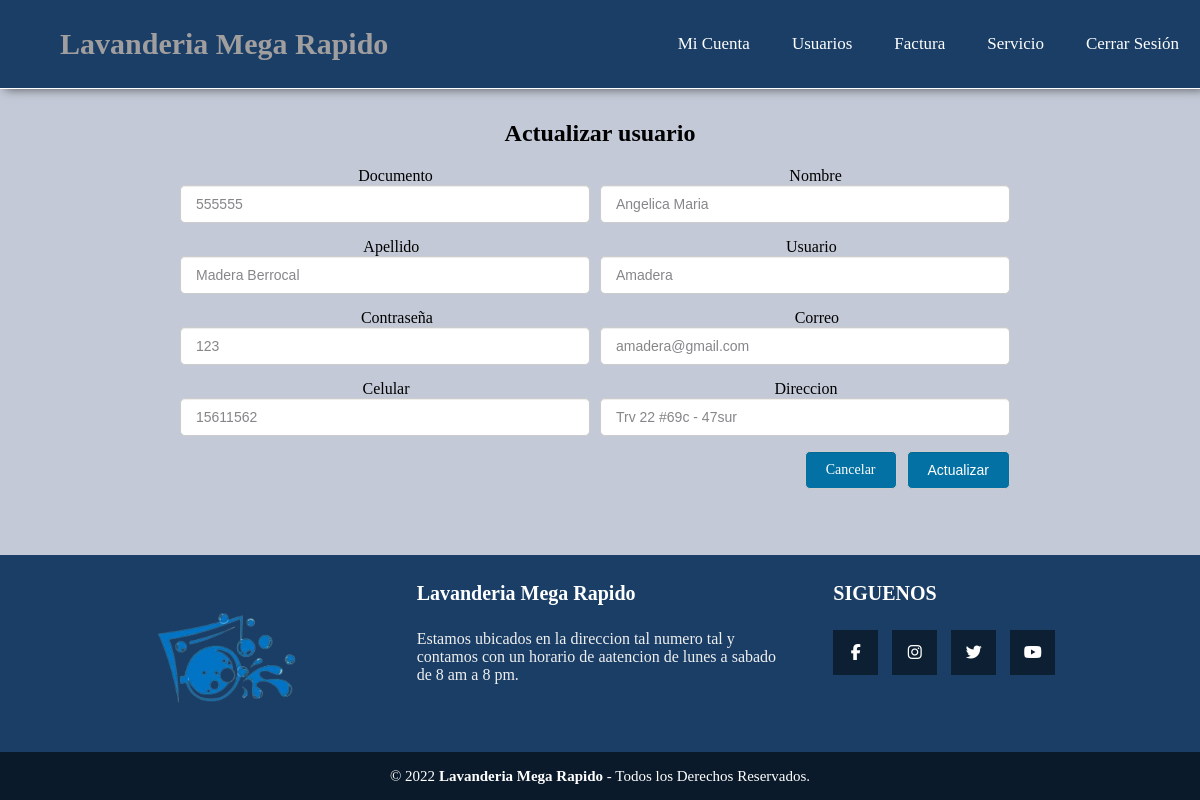
Screenshot of /Administrador/usuarios/update.php?id=555555 (signed in) with the database file from the repository.
### tables this page shows
CREATE TABLE `usuarios` (
  `documento` int NOT NULL,
  `nombres` varchar(40) NOT NULL,
  `apellidos` varchar(40) NOT NULL,
  `usuario` varchar(20) NOT NULL,
  `contraseña` varchar(20) NOT NULL,
  `correo` varchar(40) NOT NULL,
  `num_celular` bigint NOT NULL,
  `direccion` varchar(40) NOT NULL,
  `tipo_usuario` varchar(1) NOT NULL DEFAULT 'C',
  `estado` varchar(30) NOT NULL DEFAULT 'Activo' COMMENT 'En este campo tenemos si el usuario esta activo o inactivo'
);

### Administrador/usuarios/update.php (the view, shortened to what this page needs)
<?php
    include('../../conecta.php');
    $id=$_GET['id'];
    $select="SELECT *  FROM usuarios WHERE documento='$id'";
    $data=mysqli_query($conn, $select);
    $row=mysqli_fetch_array($data);
?>
<?php include('menu_admin.php');?>
<!DOCTYPE html>
<html lang="en">
<head>
    <link rel="stylesheet" href="css/estilos.css">
</head>
<body>
<div class="contenedor">
        <h2>Actualizar usuario</h2>
        <form action="actualizar.php" method="post">
                <div class="form-group">
                    <label for="">Documento</label>
                    <label for="">Nombre</label>
                </div>
                <div class="form-group">
                    <input class="input_text" type="number" name="documento" id="documento" placeholder="ingresar documento" value="<?php echo $row['documento'] ?>" readonly>
                    <input class="input_text" type="text" name="nombre" placeholder="ingresar nombre" value="<?php echo $row['nombres'] ?>" required >
                </div>
                <div class="form-group">
                    <label for="">Apellido</label>
                    <label for="">Usuario</label>
                </div>
                <div class="form-group">
                    <input class="input_text" type="text" name="apellido" placeholder="Ingresar apellido" value="<?php echo $row['apellidos'] ?>" required>
                    <input class="input_text" type="text" name="usuario" placeholder="Ingresar usuario" value="<?php echo $row['usuario'] ?>" required >
                </div>
                <div class="form-group">
                    <label for="">Contraseña</label>
                    <label for="">Correo</label>
                </div>
                <div class="form-group">
                    <input class="input_text" type="text" name="contraseña" placeholder="Ingresar contraseña" value="<?php echo $row['contraseña'] ?>" required >
                    <input class="input_text" type="email" name="correo" placeholder="Ingresar correo" value="<?php echo $row['correo'] ?>">
                </div>
                <div class="form-group">
                    <label for="">Celular</label>
                    <label for="">Direccion</label>
                </div>
                <div class="form-group">
                    <input class="input_text" type="number" name="celular" placeholder="Ingresar numero de celular" value="<?php echo $row['num_celular'] ?>" required >
                    <input class="input_text" type="text" name="direccion" placeholder="Ingresar direccion" value="<?php echo $row['direccion'] ?>" required >
                </div>
                <div class="btn__group">
                    <a href="usuarios.php" class="btn btn__danger">Cancelar</a>
                    <input type="submit" name="update_btn" value="Actualizar" class="btn btn__primary">
                </div>
        </form>
</div>
</body>
</html>
<?php include('pie_pagina.php'); ?>

### Administrador/style.css (style rules this page uses)
body { margin: 0; padding: 0; background: rgb(195, 201, 214); display: flex; flex-direction: column; height: 100%; }
html { height: 100%; }

### css/estilo_fac.css (style rules this page uses)
body { margin: 0; padding: 0; background: rgb(243, 244, 244); }

### css/pie_pagina.css (style rules this page uses)
body { margin: 0; padding: 0; background: rgb(195, 201, 214); display: flex; flex-direction: column; min-height: 100%; }
html { height: 100%; }

### Administrador/usuarios/css/estilos.css (style rules this page uses)
.contenedor { height: auto; width: 70%; text-align: center; margin: auto; }
form .input_text { width: 100%; border: 1px solid #ccc; border-radius: 5px; box-shadow: 0 1px 1px rgba(0, 0, 0, 0.075) inset; color: #848688; display: block; font-size: 14px; margin-bottom: 15px; padding: 10px 15px; max-width: 30%; margin-right: 10px; outline: medium none; }
form .form-group { display: flex; width: 100%; flex-wrap: nowrap; justify-content: space-around; }
form .form-group .input_text { max-width: 45% !important; }
form .btn { border: 1px solid #ccc; border-radius: 5px; box-shadow: 0 1px 1px rgba(0, 0, 0, 0.075) inset; color: #fff; display: block; font-size: 14px; background: rgb(3, 113, 163); margin-bottom: 15px; padding: 10px 20px; margin-right: 10px; outline: medium none; cursor: pointer; text-decoration: none; }
.btn__group { width: 100%; display: flex; flex-direction: row; justify-content: flex-end; }
.btn__primary { background: rgb(3, 113, 163); }

### rows the page displays
usuarios: documento "555555", nombre "Angelica Maria", apellido "Madera Berrocal", usuario "Amadera", contraseña "123", correo "amadera@gmail.com", celular "15611562", direccion "Trv 22 #69c - 47sur"
